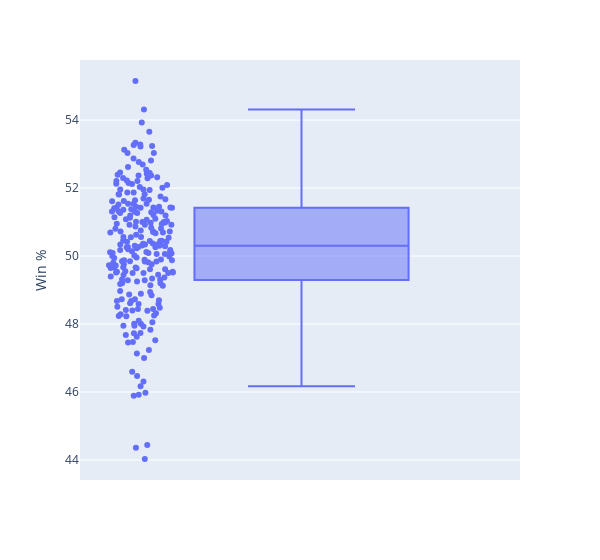

Notebook code cell kept with this figure:
### Code cell
px.box(df, y='Win %', points='all', hover_data=['Name', 'Role'], width=600)

### Figure 1 — Plotly figure (JSON) as saved in the notebook; plotly's stock layout.template omitted (floating-point values rounded to 4 significant figures; data arrays with more than 128 entries replaced by an {"elided": "..."} marker saying what was removed)
{"data": [{"alignmentgroup": "True", "boxpoints": "all", "customdata": {"elided": "244x2 str values"}, "hovertemplate": "Win %=%{y}<br>Name=%{customdata[0]}<br>Role=%{customdata[1]}<extra></extra>", "legendgroup": "", "marker": {"color": "#636efa"}, "name": "", "notched": false, "offsetgroup": "", "orientation": "v", "showlegend": false, "type": "box", "x0": " ", "xaxis": "x", "y": {"elided": "244 float values"}, "y0": " ", "yaxis": "y"}], "layout": {"boxmode": "group", "legend": {"tracegroupgap": 0}, "margin": {"t": 60}, "width": 600, "xaxis": {"anchor": "y", "domain": [0, 1]}, "yaxis": {"anchor": "x", "domain": [0, 1], "title": {"text": "Win %"}}}}
